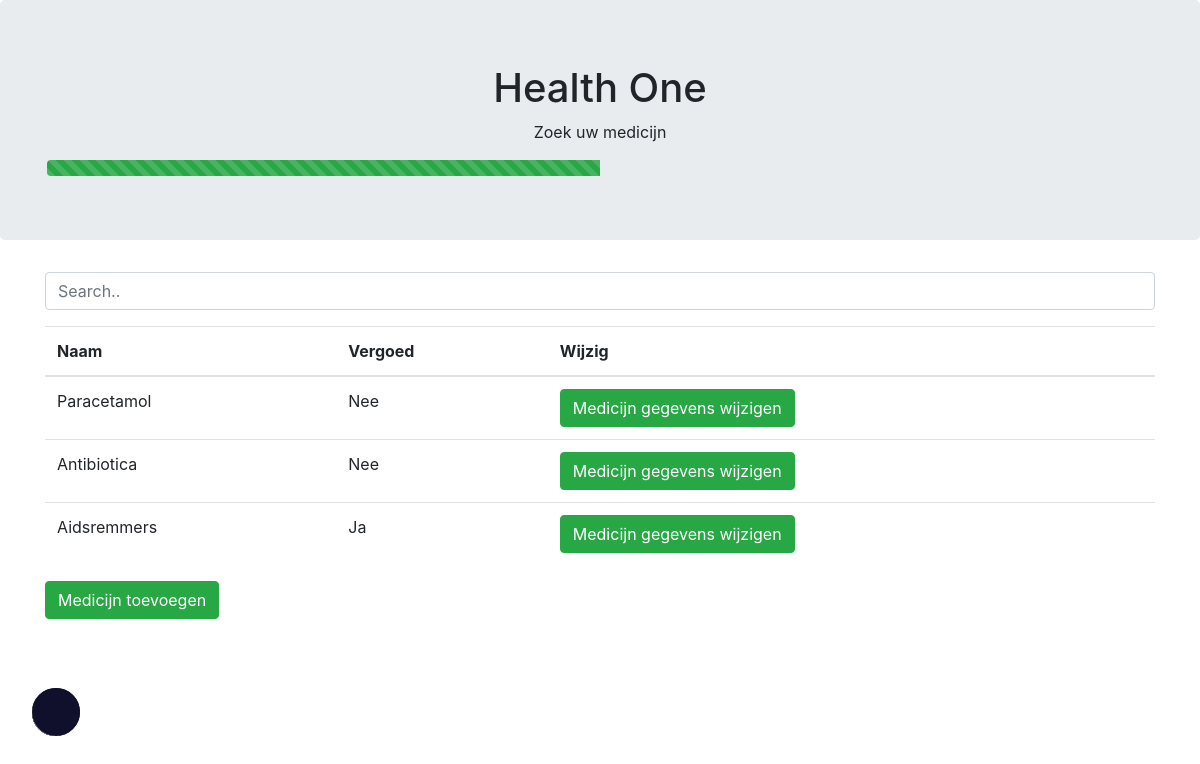
Screenshot of /medicijnen-lijst.php (signed in) with the database file from the repository.
### tables this page shows
CREATE TABLE `medicijnen` (
  `id` int(255) NOT NULL,
  `naam` varchar(255) NOT NULL,
  `vergoed` varchar(3) NOT NULL
);

### medicijnen-lijst.php (the view, shortened to what this page needs)
<!DOCTYPE html>
<html lang="en">
<head>
    <link rel="stylesheet" href="https://maxcdn.bootstrapcdn.com/bootstrap/4.3.1/css/bootstrap.min.css">
</head>
<body>
    <?php
    $db = new PDO("mysql:host=localhost;dbname=HealthOne", "root", "");
    $query = $db->prepare("SELECT * FROM medicijnen");
    $query->execute();
    $result = $query->fetchAll(PDO::FETCH_ASSOC);
    ?>
    <div class="jumbotron text-center">
        <h1>Health One</h1>
        <p>Zoek uw medicijn</p>
        <div class="container">
            <div class="progress">
                <div class="darkmode-ignore progress-bar progress-bar-striped progress-bar-animated bg-success" style="width:50%"></div>
            </div>
        </div>
    </div>
    <div class="container">
        <div class="row text-center">
            <div class="col">
                <div class="form-group">
                    <input class="form-control" id="myInput" type="text" placeholder="Search..">
                </div>
            </div>
        </div>
        <div class="row">
            <div class="col">
                <table class="table table-hover">
                    <thead>
                        <tr>
                            <th>Naam</th>
                            <th>Vergoed</th>
                            <th>Wijzig</th>
                        </tr>
                    </thead>
                    <tbody id="myTable">
                        <?php
                        foreach ($result as &$data) {
                            echo "<tr>";
                            echo "<td>" . $data["naam"] . "</td>";
                            echo "<td>" . $data["vergoed"] . "</td>";
                            echo "<td>" . "<a href='medicijn-gegevens-wijzigen.php?id=" . $data['id'] . "'>" . "<button type='button' class='btn btn-success'>" . "Medicijn gegevens wijzigen" . "</button>" . "</a>";
                            echo "</tr>";
                        }
                        ?>
                    </tbody>
                </table>
                <a href="medicijn_add.html"><button type="button" class="btn btn-success">Medicijn toevoegen</button></a>
            </div>
        </div><br>
    </div>
</body>
<link rel="stylesheet" href="css/darkmode.css">
</html>

### rows the page displays
medicijnen: naam "Paracetamol", vergoed "Nee"
medicijnen: naam "Antibiotica", vergoed "Nee"
medicijnen: naam "Aidsremmers", vergoed "Ja"
